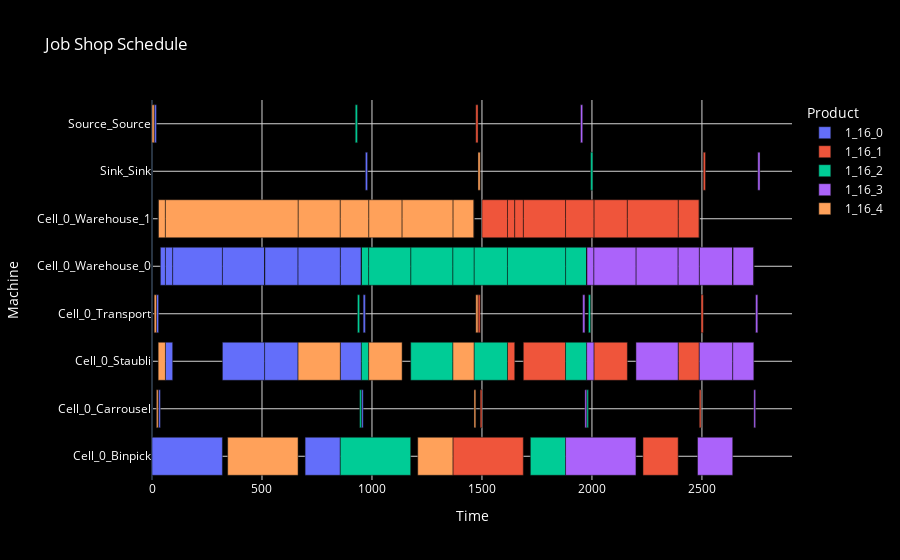

Source (notebook cell):
### Code cell
jobs = model_ilp.get_jobs()
info = model_ilp.get_info()
start, duration = model_ilp.get_dv()
to_show =  []

for job,job_info in jobs.items():
    subject = info[job_info['__id__']][0]
    start_job = start[subject].value()
    end_job = start[subject].value() + duration[subject].value()
    resource = info[job_info['__id__']][1]
    product = info[job_info['__id__']][2]
    job_name = info[job_info['__id__']][4]
    to_show.append(dict(Task = f'Task {subject}', Start= start_job,End = end_job, Resource = resource, Product = product, Name=job_name))

# Convert the tasks to a DataFrame for easier manipulation
df = pd.DataFrame(to_show)

# Calculate the duration of each task
df['Duration'] = df['End'] - df['Start']

# Use px.bar to create the Gantt chart with item-based colors
fig = px.bar(df, x='Duration', y='Resource', color='Product', orientation='h',
             hover_data=['Start', 'End', 'Task','Name'], base='Start', title="Job Shop Schedule")

# Update the layout to set the background to black and adjust text/grid colors for visibility
fig.update_layout(
    plot_bgcolor='black',  # Set background color of the plot to black
    paper_bgcolor='black',  # Set the overall figure background to black
    xaxis=dict(showgrid=True, gridcolor='lightgray', title="Time", color='white'),  # Set grid lines and label color to light for visibility
    yaxis=dict(showgrid=True, gridcolor='lightgray', title="Machine", color='white', categoryorder='category ascending'),  # Set grid and label color
    font=dict(color='white'),  # Set general font color to white for readability
    title_font=dict(color='white')  # Ensure the title font is also visible
)

fig.show()

### Figure 1 — Plotly figure (JSON) as saved in the notebook; plotly's stock layout.template omitted (floating-point values rounded to 4 significant figures)
{"data": [{"alignmentgroup": "True", "base": [10, 20, 30, 61, 0, 320, 512, 696, 856, 952, 960, 970, 61, 38, 320, 94, 512, 512, 856, 664, 952], "customdata": [[20, "Task 0", "1_16_0_0"], [30, "Task 1", "1_16_0_1"], [38, "Task 2", "1_16_0_2"], [94, "Task 3", "1_16_0_3"], [320, "Task 4", "1_16_0_4"], [512, "Task 5", "1_16_0_5"], [664, "Task 6", "1_16_0_6"], [856, "Task 7", "1_16_0_7"], [952, "Task 8", "1_16_0_8"], [960, "Task 9", "1_16_0_9"], [970, "Task 10", "1_16_0_10"], [980, "Task 11", "1_16_0_11"], [94, "Task 12", "warehouse_for_1_16_0_3"], [61, "Task 13", "filler_between_1_16_0_2_and_warehouse_for_1_16_0_3"], [512, "Task 14", "warehouse_for_1_16_0_5"], [320, "Task 15", "filler_between_warehouse_for_1_16_0_3_and_warehouse_for_1_16_0_5"], [664, "Task 16", "warehouse_for_1_16_0_6"], [512, "Task 17", "filler_between_warehouse_for_1_16_0_5_and_warehouse_for_1_16_0_6"], [952, "Task 18", "warehouse_for_1_16_0_8"], [856, "Task 19", "filler_between_warehouse_for_1_16_0_6_and_warehouse_for_1_16_0_8"], [952, "Task 20", "filler_between_warehouse_for_1_16_0_8_and_1_16_0_9"]], "hovertemplate": "Product=1_16_0<br>Start=%{base}<br>Duration=%{x}<br>Resource=%{y}<br>End=%{customdata[0]}<br>Task=%{customdata[1]}<br>Name=%{customdata[2]}<extra></extra>", "legendgroup": "1_16_0", "marker": {"color": "#636efa", "pattern": {"shape": ""}}, "name": "1_16_0", "offsetgroup": "1_16_0", "orientation": "h", "showlegend": true, "textposition": "auto", "x": [10, 10, 8, 33, 320, 192, 152, 160, 96, 8, 10, 10, 33, 23, 192, 226, 152, 0, 96, 192, 0], "xaxis": "x", "y": ["Source_Source", "Cell_0_Transport", "Cell_0_Carrousel", "Cell_0_Staubli", "Cell_0_Binpick", "Cell_0_Staubli", "Cell_0_Staubli", "Cell_0_Binpick", "Cell_0_Staubli", "Cell_0_Carrousel", "Cell_0_Transport", "Sink_Sink", "Cell_0_Warehouse_0", "Cell_0_Warehouse_0", "Cell_0_Warehouse_0", "Cell_0_Warehouse_0", "Cell_0_Warehouse_0", "Cell_0_Warehouse_0", "Cell_0_Warehouse_0", "Cell_0_Warehouse_0", "Cell_0_Warehouse_0"], "yaxis": "y", "type": "bar"}, {"alignmentgroup": "True", "base": [1472, 1482, 1492, 1616, 1368, 1688, 2009, 2232, 2392, 2488, 2496, 2506, 1616, 1500, 1688, 1649, 2009, 1880, 2392, 2161, 2488], "customdata": [[1482, "Task 21", "1_16_1_0"], [1492, "Task 22", "1_16_1_1"], [1500, "Task 23", "1_16_1_2"], [1649, "Task 24", "1_16_1_3"], [1688, "Task 25", "1_16_1_4"], [1880, "Task 26", "1_16_1_5"], [2161, "Task 27", "1_16_1_6"], [2392, "Task 28", "1_16_1_7"], [2488, "Task 29", "1_16_1_8"], [2496, "Task 30", "1_16_1_9"], [2506, "Task 31", "1_16_1_10"], [2516, "Task 32", "1_16_1_11"], [1649, "Task 33", "warehouse_for_1_16_1_3"], [1616, "Task 34", "filler_between_1_16_1_2_and_warehouse_for_1_16_1_3"], [1880, "Task 35", "warehouse_for_1_16_1_5"], [1688, "Task 36", "filler_between_warehouse_for_1_16_1_3_and_warehouse_for_1_16_1_5"], [2161, "Task 37", "warehouse_for_1_16_1_6"], [2009, "Task 38", "filler_between_warehouse_for_1_16_1_5_and_warehouse_for_1_16_1_6"], [2488, "Task 39", "warehouse_for_1_16_1_8"], [2392, "Task 40", "filler_between_warehouse_for_1_16_1_6_and_warehouse_for_1_16_1_8"], [2488, "Task 41", "filler_between_warehouse_for_1_16_1_8_and_1_16_1_9"]], "hovertemplate": "Product=1_16_1<br>Start=%{base}<br>Duration=%{x}<br>Resource=%{y}<br>End=%{customdata[0]}<br>Task=%{customdata[1]}<br>Name=%{customdata[2]}<extra></extra>", "legendgroup": "1_16_1", "marker": {"color": "#EF553B", "pattern": {"shape": ""}}, "name": "1_16_1", "offsetgroup": "1_16_1", "orientation": "h", "showlegend": true, "textposition": "auto", "x": [10, 10, 8, 33, 320, 192, 152, 160, 96, 8, 10, 10, 33, 116, 192, 39, 152, 129, 96, 231, 0], "xaxis": "x", "y": ["Source_Source", "Cell_0_Transport", "Cell_0_Carrousel", "Cell_0_Staubli", "Cell_0_Binpick", "Cell_0_Staubli", "Cell_0_Staubli", "Cell_0_Binpick", "Cell_0_Staubli", "Cell_0_Carrousel", "Cell_0_Transport", "Sink_Sink", "Cell_0_Warehouse_1", "Cell_0_Warehouse_1", "Cell_0_Warehouse_1", "Cell_0_Warehouse_1", "Cell_0_Warehouse_1", "Cell_0_Warehouse_1", "Cell_0_Warehouse_1", "Cell_0_Warehouse_1", "Cell_0_Warehouse_1"], "yaxis": "y", "type": "bar"}, {"alignmentgroup": "True", "base": [924, 934, 944, 952, 856, 1176, 1464, 1720, 1880, 1976, 1984, 1994, 952, 952, 1176, 985, 1464, 1368, 1880, 1616, 1976], "customdata": [[934, "Task 42", "1_16_2_0"], [944, "Task 43", "1_16_2_1"], [952, "Task 44", "1_16_2_2"], [985, "Task 45", "1_16_2_3"], [1176, "Task 46", "1_16_2_4"], [1368, "Task 47", "1_16_2_5"], [1616, "Task 48", "1_16_2_6"], [1880, "Task 49", "1_16_2_7"], [1976, "Task 50", "1_16_2_8"], [1984, "Task 51", "1_16_2_9"], [1994, "Task 52", "1_16_2_10"], [2004, "Task 53", "1_16_2_11"], [985, "Task 54", "warehouse_for_1_16_2_3"], [952, "Task 55", "filler_between_1_16_2_2_and_warehouse_for_1_16_2_3"], [1368, "Task 56", "warehouse_for_1_16_2_5"], [1176, "Task 57", "filler_between_warehouse_for_1_16_2_3_and_warehouse_for_1_16_2_5"], [1616, "Task 58", "warehouse_for_1_16_2_6"], [1464, "Task 59", "filler_between_warehouse_for_1_16_2_5_and_warehouse_for_1_16_2_6"], [1976, "Task 60", "warehouse_for_1_16_2_8"], [1880, "Task 61", "filler_between_warehouse_for_1_16_2_6_and_warehouse_for_1_16_2_8"], [1976, "Task 62", "filler_between_warehouse_for_1_16_2_8_and_1_16_2_9"]], "hovertemplate": "Product=1_16_2<br>Start=%{base}<br>Duration=%{x}<br>Resource=%{y}<br>End=%{customdata[0]}<br>Task=%{customdata[1]}<br>Name=%{customdata[2]}<extra></extra>", "legendgroup": "1_16_2", "marker": {"color": "#00cc96", "pattern": {"shape": ""}}, "name": "1_16_2", "offsetgroup": "1_16_2", "orientation": "h", "showlegend": true, "textposition": "auto", "x": [10, 10, 8, 33, 320, 192, 152, 160, 96, 8, 10, 10, 33, 0, 192, 191, 152, 96, 96, 264, 0], "xaxis": "x", "y": ["Source_Source", "Cell_0_Transport", "Cell_0_Carrousel", "Cell_0_Staubli", "Cell_0_Binpick", "Cell_0_Staubli", "Cell_0_Staubli", "Cell_0_Binpick", "Cell_0_Staubli", "Cell_0_Carrousel", "Cell_0_Transport", "Sink_Sink", "Cell_0_Warehouse_0", "Cell_0_Warehouse_0", "Cell_0_Warehouse_0", "Cell_0_Warehouse_0", "Cell_0_Warehouse_0", "Cell_0_Warehouse_0", "Cell_0_Warehouse_0", "Cell_0_Warehouse_0", "Cell_0_Warehouse_0"], "yaxis": "y", "type": "bar"}, {"alignmentgroup": "True", "base": [1948, 1958, 1968, 1976, 1880, 2200, 2488, 2480, 2640, 2736, 2744, 2754, 1976, 1976, 2200, 2009, 2488, 2392, 2640, 2640, 2736], "customdata": [[1958, "Task 63", "1_16_3_0"], [1968, "Task 64", "1_16_3_1"], [1976, "Task 65", "1_16_3_2"], [2009, "Task 66", "1_16_3_3"], [2200, "Task 67", "1_16_3_4"], [2392, "Task 68", "1_16_3_5"], [2640, "Task 69", "1_16_3_6"], [2640, "Task 70", "1_16_3_7"], [2736, "Task 71", "1_16_3_8"], [2744, "Task 72", "1_16_3_9"], [2754, "Task 73", "1_16_3_10"], [2764, "Task 74", "1_16_3_11"], [2009, "Task 75", "warehouse_for_1_16_3_3"], [1976, "Task 76", "filler_between_1_16_3_2_and_warehouse_for_1_16_3_3"], [2392, "Task 77", "warehouse_for_1_16_3_5"], [2200, "Task 78", "filler_between_warehouse_for_1_16_3_3_and_warehouse_for_1_16_3_5"], [2640, "Task 79", "warehouse_for_1_16_3_6"], [2488, "Task 80", "filler_between_warehouse_for_1_16_3_5_and_warehouse_for_1_16_3_6"], [2736, "Task 81", "warehouse_for_1_16_3_8"], [2640, "Task 82", "filler_between_warehouse_for_1_16_3_6_and_warehouse_for_1_16_3_8"], [2736, "Task 83", "filler_between_warehouse_for_1_16_3_8_and_1_16_3_9"]], "hovertemplate": "Product=1_16_3<br>Start=%{base}<br>Duration=%{x}<br>Resource=%{y}<br>End=%{customdata[0]}<br>Task=%{customdata[1]}<br>Name=%{customdata[2]}<extra></extra>", "legendgroup": "1_16_3", "marker": {"color": "#ab63fa", "pattern": {"shape": ""}}, "name": "1_16_3", "offsetgroup": "1_16_3", "orientation": "h", "showlegend": true, "textposition": "auto", "x": [10, 10, 8, 33, 320, 192, 152, 160, 96, 8, 10, 10, 33, 0, 192, 191, 152, 96, 96, 0, 0], "xaxis": "x", "y": ["Source_Source", "Cell_0_Transport", "Cell_0_Carrousel", "Cell_0_Staubli", "Cell_0_Binpick", "Cell_0_Staubli", "Cell_0_Staubli", "Cell_0_Binpick", "Cell_0_Staubli", "Cell_0_Carrousel", "Cell_0_Transport", "Sink_Sink", "Cell_0_Warehouse_0", "Cell_0_Warehouse_0", "Cell_0_Warehouse_0", "Cell_0_Warehouse_0", "Cell_0_Warehouse_0", "Cell_0_Warehouse_0", "Cell_0_Warehouse_0", "Cell_0_Warehouse_0", "Cell_0_Warehouse_0"], "yaxis": "y", "type": "bar"}, {"alignmentgroup": "True", "base": [0, 10, 20, 28, 344, 664, 985, 1208, 1368, 1464, 1472, 1482, 28, 28, 664, 61, 985, 856, 1368, 1137, 1464], "customdata": [[10, "Task 84", "1_16_4_0"], [20, "Task 85", "1_16_4_1"], [28, "Task 86", "1_16_4_2"], [61, "Task 87", "1_16_4_3"], [664, "Task 88", "1_16_4_4"], [856, "Task 89", "1_16_4_5"], [1137, "Task 90", "1_16_4_6"], [1368, "Task 91", "1_16_4_7"], [1464, "Task 92", "1_16_4_8"], [1472, "Task 93", "1_16_4_9"], [1482, "Task 94", "1_16_4_10"], [1492, "Task 95", "1_16_4_11"], [61, "Task 96", "warehouse_for_1_16_4_3"], [28, "Task 97", "filler_between_1_16_4_2_and_warehouse_for_1_16_4_3"], [856, "Task 98", "warehouse_for_1_16_4_5"], [664, "Task 99", "filler_between_warehouse_for_1_16_4_3_and_warehouse_for_1_16_4_5"], [1137, "Task 100", "warehouse_for_1_16_4_6"], [985, "Task 101", "filler_between_warehouse_for_1_16_4_5_and_warehouse_for_1_16_4_6"], [1464, "Task 102", "warehouse_for_1_16_4_8"], [1368, "Task 103", "filler_between_warehouse_for_1_16_4_6_and_warehouse_for_1_16_4_8"], [1464, "Task 104", "filler_between_warehouse_for_1_16_4_8_and_1_16_4_9"]], "hovertemplate": "Product=1_16_4<br>Start=%{base}<br>Duration=%{x}<br>Resource=%{y}<br>End=%{customdata[0]}<br>Task=%{customdata[1]}<br>Name=%{customdata[2]}<extra></extra>", "legendgroup": "1_16_4", "marker": {"color": "#FFA15A", "pattern": {"shape": ""}}, "name": "1_16_4", "offsetgroup": "1_16_4", "orientation": "h", "showlegend": true, "textposition": "auto", "x": [10, 10, 8, 33, 320, 192, 152, 160, 96, 8, 10, 10, 33, 0, 192, 603, 152, 129, 96, 231, 0], "xaxis": "x", "y": ["Source_Source", "Cell_0_Transport", "Cell_0_Carrousel", "Cell_0_Staubli", "Cell_0_Binpick", "Cell_0_Staubli", "Cell_0_Staubli", "Cell_0_Binpick", "Cell_0_Staubli", "Cell_0_Carrousel", "Cell_0_Transport", "Sink_Sink", "Cell_0_Warehouse_1", "Cell_0_Warehouse_1", "Cell_0_Warehouse_1", "Cell_0_Warehouse_1", "Cell_0_Warehouse_1", "Cell_0_Warehouse_1", "Cell_0_Warehouse_1", "Cell_0_Warehouse_1", "Cell_0_Warehouse_1"], "yaxis": "y", "type": "bar"}], "layout": {"xaxis": {"anchor": "y", "domain": [0.0, 1.0], "title": {"text": "Time"}, "showgrid": true, "gridcolor": "lightgray", "color": "white"}, "yaxis": {"anchor": "x", "domain": [0.0, 1.0], "title": {"text": "Machine"}, "showgrid": true, "gridcolor": "lightgray", "color": "white", "categoryorder": "category ascending"}, "legend": {"title": {"text": "Product"}, "tracegroupgap": 0}, "title": {"text": "Job Shop Schedule", "font": {"color": "white"}}, "barmode": "relative", "font": {"color": "white"}, "plot_bgcolor": "black", "paper_bgcolor": "black"}}
